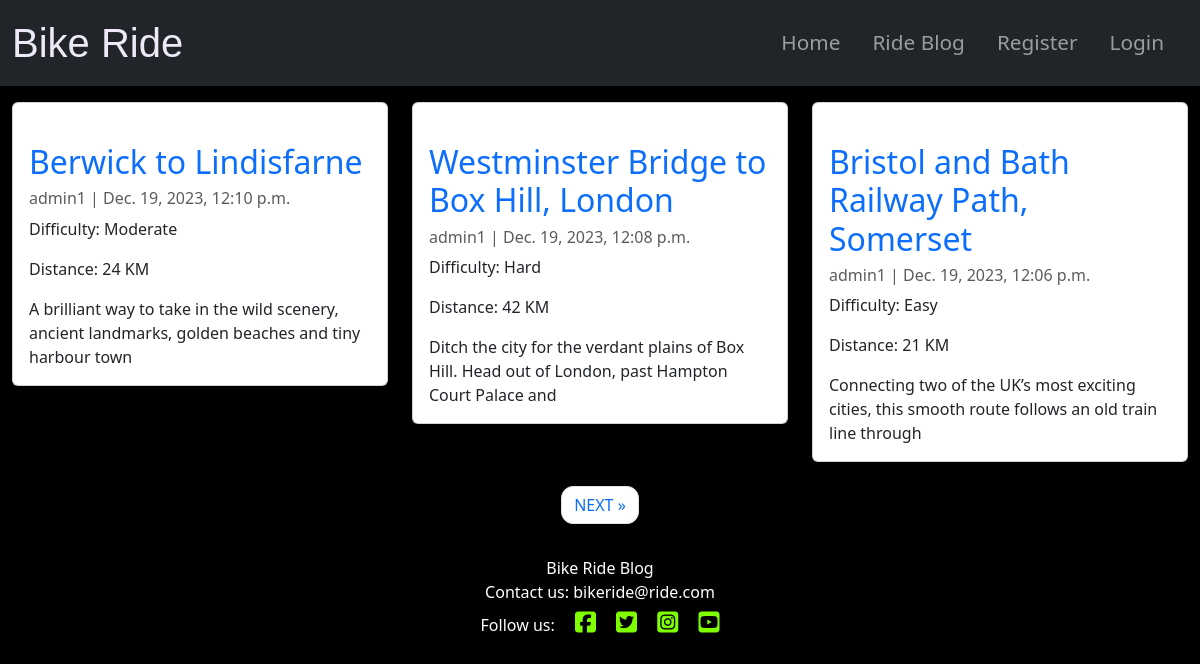
/entry/, run on the app's committed database.
### ride/models.py (models this page shows, shortened)
class Entry(models.Model):
    title = models.CharField(max_length=200, unique=True)
    slug = models.SlugField(max_length=200, unique=True)
    author = models.ForeignKey(User, on_delete=models.CASCADE)
    updated_on = models.DateTimeField(auto_now=True)
    created_on = models.DateTimeField(auto_now_add=True)
    distance = models.IntegerField(help_text="Add the distance", default=0)
    start = models.TextField(blank=False)
    finish = models.TextField(blank=False)
    content = models.TextField()
    featured_image = CloudinaryField("image", default="placeholder")
    status = models.IntegerField(choices=STATUS, default=0)
    difficulty = models.CharField(
        max_length=10, null=True, blank=True, choices=diff
    )
    class Meta:
        ordering = ["-created_on"]

### ride/views.py (the view)
# urls.py: path("", views.EntryList.as_view(), name="entry"),
class EntryList(generic.ListView):
    model = Entry
    queryset = Entry.objects.filter(status=1).order_by("-created_on")
    template_name = "ride.html"
    paginate_by = 3

### templates/ride.html (shortened to what this page needs)
{% extends "base.html" %}
{% block content %}
  <div class="container-fluid">
    <div class="row">
      <div class="col-md-12 mt-3 left">
        <div class="row">
          {% for entry in entry_list %}
          <div class="col-md-4">
            <div class="card mb-4">
              <div class="card-body">
                <a href="{% url 'entry_detail' entry.slug  %}">
                  <h2 class="card-title posttitle">{{ entry.title }}</h2>
                </a>
                <p class="card-text text-muted h6">{{ entry.author }} | {{ entry.created_on}} </p>
                <P class="card-text">Difficulty: {{ entry.difficulty }}</P>
                <P class="card-text">Distance: {{ entry.distance }} KM</P>
                <p class="card-text">{{ entry.content|slice:":100" }}</p>
              </div>
            </div>
          </div>
          {% if forloop.counter|divisibleby:3 %}
        </div>
          {% endif %}
          {% endfor %}
      </div>
    </div>
    {% if is_paginated %}
    <nav aria-label="Page navigation">
        <ul class="pagination justify-content-center">
            {% if page_obj.has_next %}
            <li><a href="?page={{ page_obj.next_page_number }}" class="page-link button-more"> NEXT &raquo;</a></li>
            {% endif %}
        </ul>
      </nav>
    {% endif %}
  </div>
{% endblock %}

### static/css/style.css (style rules this page uses)
body { background-color: #000000; }
a { text-decoration: none; }
.button-more { border-radius: 12px; }

### data on the page
Entry: title "Berwick to Lindisfarne", author "admin1", created_on "Dec. 19, 2023, 12:10 p.m.", difficulty "Moderate", distance "24", content "A brilliant way to take in the wild scenery, ancient landmarks, golden beaches and tiny harbour town"
Entry: title "Westminster Bridge to Box Hill, London", author "admin1", created_on "Dec. 19, 2023, 12:08 p.m.", difficulty "Hard", distance "42", content "Ditch the city for the verdant plains of Box Hill. Head out of London, past Hampton Court Palace and"
Entry: title "Bristol and Bath Railway Path, Somerset", author "admin1", created_on "Dec. 19, 2023, 12:06 p.m.", difficulty "Easy", distance "21", content "Connecting two of the UK’s most exciting cities, this smooth route follows an old train line through"
